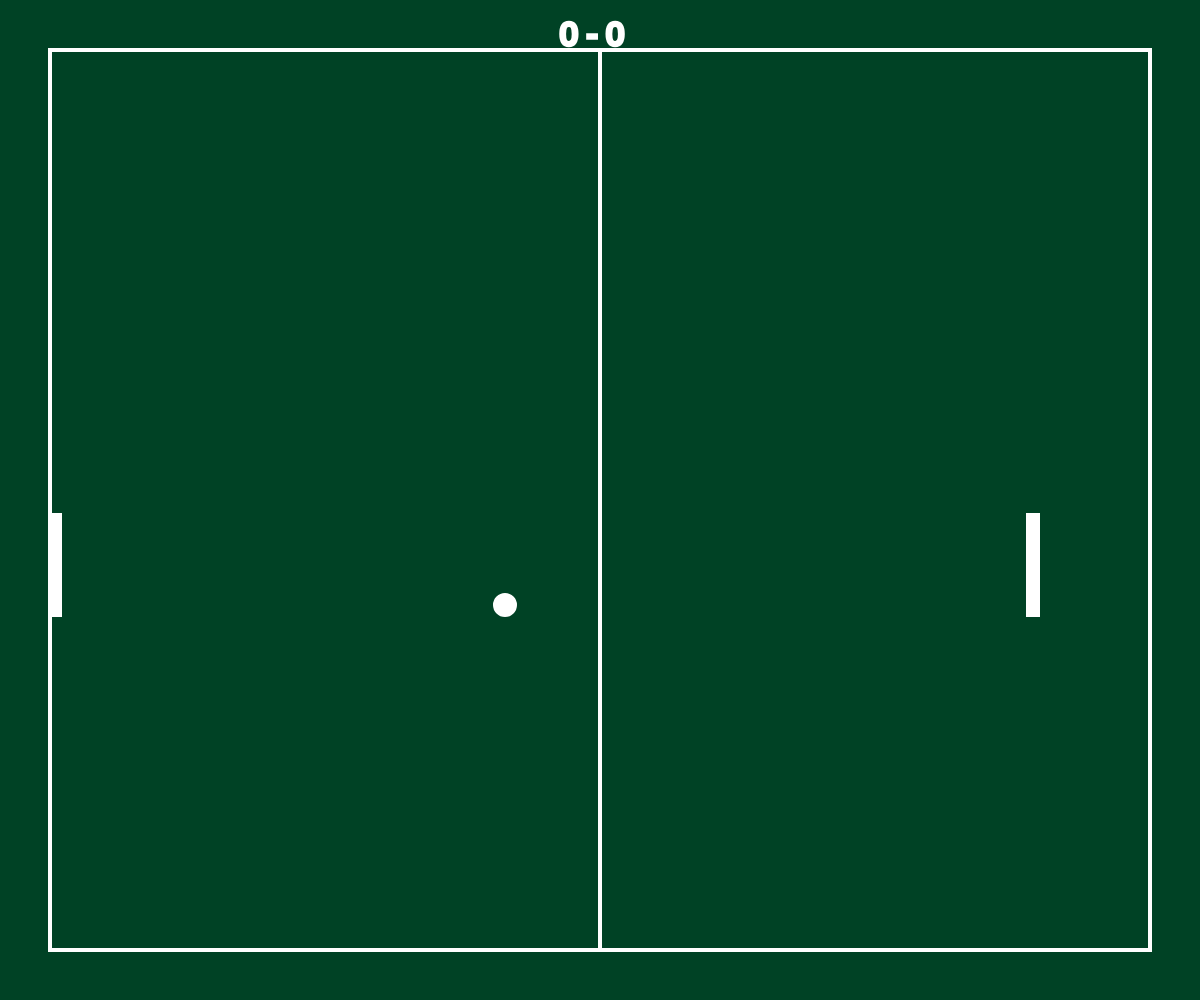
Frame 1 (no input)
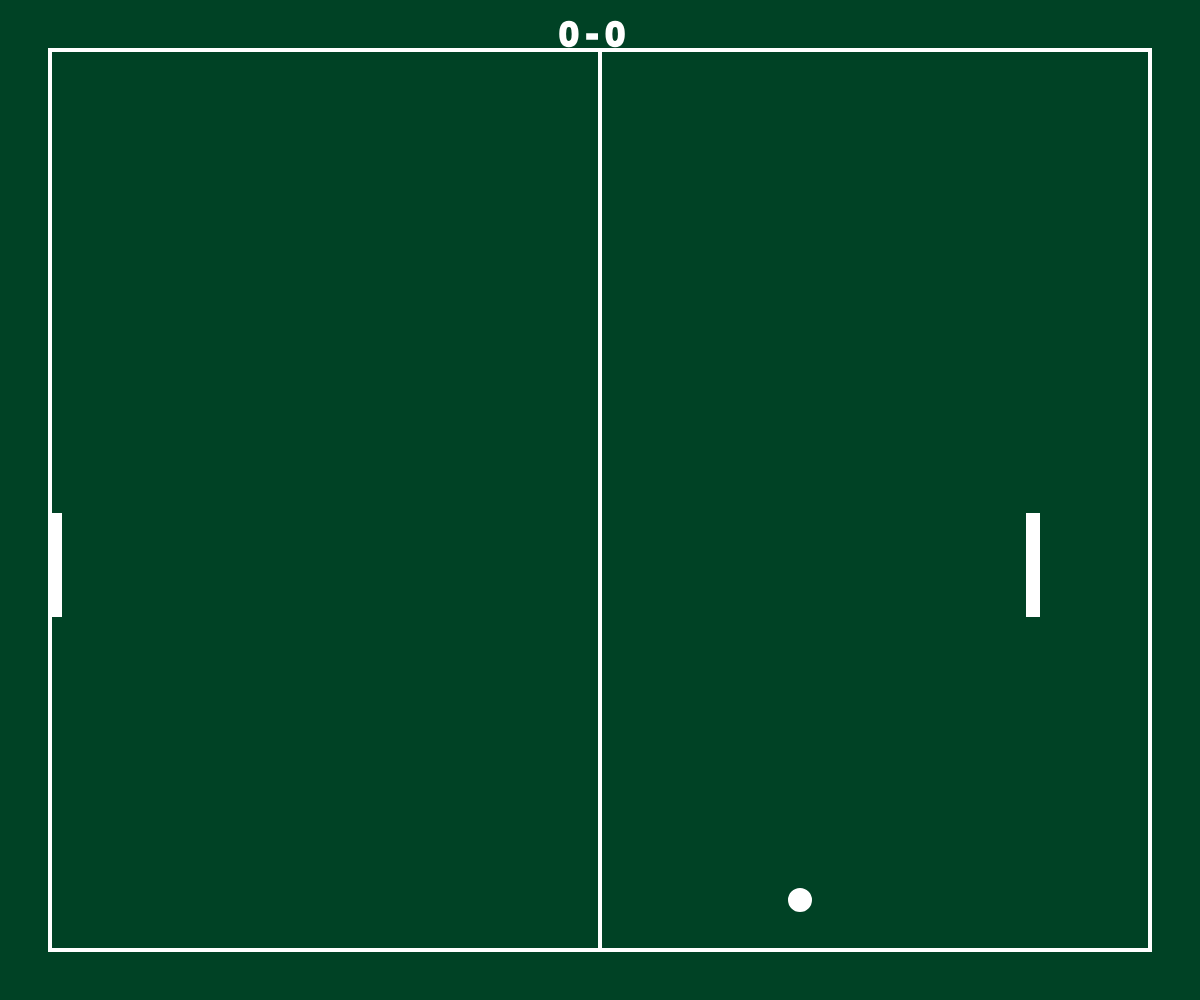
Frame 60 (no input)
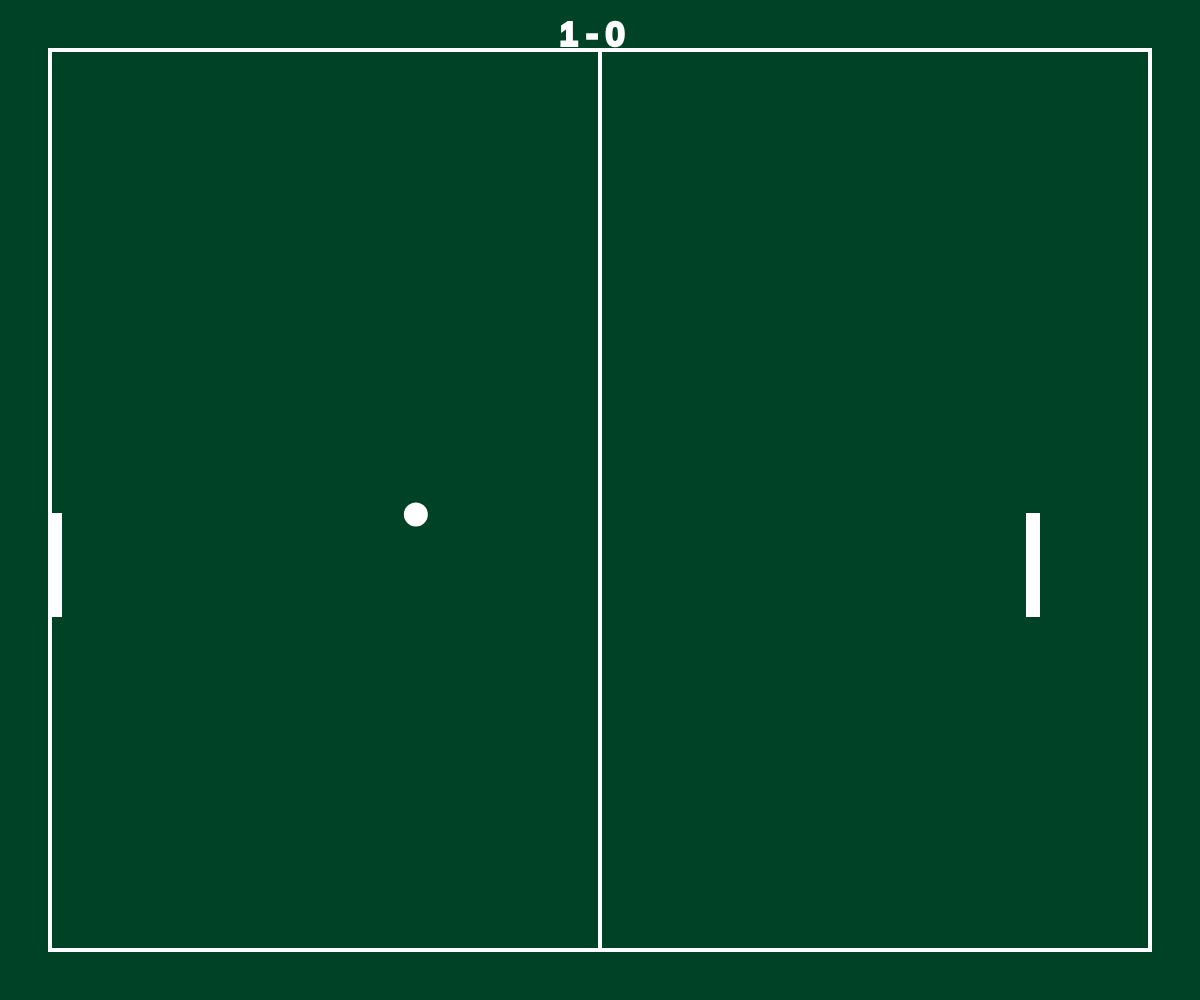
Frame 120 (the mouse pressed at the canvas centre since frame 60)

The p5.js sketch that drew these frames (run headless with seeded random() and noise() and a simulated clock; from frame 60 on, the mouse is pressed at the canvas centre):

// p5.js sketch
// ── sketch.js
let leftPaddle; // 左のパドルオブジェクト
let rightPaddle; // 右のパドルオブジェクト
let ball; // ボールオブジェクト
let leftScore = 0; // 左側の得点
let rightScore = 0; // 右側の得点
let gameIsOver = false; // ゲームが終了したかどうかを示すフラグ

function setup() {
  createCanvas(windowWidth,windowHeight); // ゲーム画面のキャンバスを作成
  leftPaddle = new Paddle(true); // 左のパドルを生成
  rightPaddle = new Paddle(false); // 右のパドルを生成
  ball = new Ball(); // ボールを生成
}

function draw() {
  background(0, 66, 37);

  // テニスコート風のデザインを描画
  stroke(255);
  strokeWeight(4);
  noFill();
  rect(50, 50, windowWidth - 100, windowHeight - 100); // コートの枠線
  line(windowWidth/ 2, 50, windowWidth / 2, windowHeight - 50); // コートの中央のネット

  if (!gameIsOver) {
    // ゲームが終了していない場合の処理
    leftPaddle.update(); // 左のパドルを更新
    rightPaddle.update(); // 右のパドルを更新
    ball.update(); // ボールを更新

    leftPaddle.show(); // 左のパドルを描画
    rightPaddle.show(); // 右のパドルを描画
    ball.show(); // ボールを描画

    textSize(32);
    fill(255);
    text(leftScore + " - " + rightScore, windowWidth / 2 - 40, 45); // 得点を表示

    // ボールが左のパドルに当たった場合、ボールの速度を反転させる
    if (ball.hits(leftPaddle)) {
      ball.xSpeed *= -1;
    }
    // ボールが右のパドルに当たった場合、ボールの速度を反転させる
    if (ball.hits(rightPaddle)) {
      ball.xSpeed *= -1;
    }

    // ボールが画面左端を越えた場合、右側の得点を増やし、ボールをリセットする
    if (ball.x < 0) {
      rightScore++;
      ball.reset();
    }
    // ボールが画面右端を越えた場合、左側の得点を増やし、ボールをリセットする
    if (ball.x > windowHeight) {
      leftScore++;
      ball.reset();
    }

    // 左側または右側の得点が10以上になった場合、ゲームを終了し、"Game finish!!"を表示する
    if (leftScore >= 10 || rightScore >= 10) {
      gameIsOver = true;
      textSize(64);
      fill(255);
      text("Game finish!!", windowHeight / 2 - 185, windowWidth / 2);
    }
  } else {
    // ゲームが終了した場合、"Game finish!!"を表示する
    textSize(64);
    fill(255);
    text("Game finish!!", windowHeight / 2 - 185, windowWidth / 2);
  }
}

// タッチ開始時の処理
function touchStarted() {
  if (touches.length > 0) {
    // 画面左半分をタッチした場合、左のパドルを移動
    if (touches[0].x < windowHeight / 2) {
      leftPaddle.move(-10); // 上に移動
    }
    // 画面右半分をタッチした場合、右のパドルを移動
    else {
      rightPaddle.move(-10); // 上に移動
    }
  }
  return false; // デフォルトのタッチ操作を無効にする
}

function touchMoved() {
  if (touches.length > 0) {
    // 画面左半分をタッチした場合、左のパドルを移動
    if (touches[0].x < windowHeight / 2) {
      leftPaddle.move(touches[0].y - pmouseY); // タッチの垂直移動を利用してパドルを移動
    }
    // 画面右半分をタッチした場合、右のパドルを移動
    else {
      rightPaddle.move(touches[0].y - pmouseY); // タッチの垂直移動を利用してパドルを移動
    }
  }
  return false; // デフォルトのタッチ操作を無効にする
}

// タッチ終了時の処理
function touchEnded() {
  // タッチ終了時にパドルの移動を停止
  leftPaddle.move(0);
  rightPaddle.move(0);
  return false; // デフォルトのタッチ操作を無効にする
}

// パドルクラスの定義
class Paddle {
  constructor(isLeft) {
    this.width = 100; // パドルの幅
    this.height = 10; // パドルの高さ
    this.isLeft = isLeft; // 左側のパドルかどうかのフラグ
    this.y = windowWidth / 2 - this.height / 2-80; // パドルの初期位置（垂直方向）
    //this.y = this.height / 2 - this.windowWidth / 2; // パドルの初期位置（垂直方向）
    this.ySpeed = 0; // パドルの垂直速度
    this.score = 0; // パドルの得点
  }

  show() {
    fill(255);
  　rect(this.isLeft ? 50 : windowHeight - this.width + 128, this.y, this.height, this.width); // パドルを描画
  }

  update() {
    this.y += this.ySpeed; // パドルの位置を更新
    //this.y = constrain(this.y, 50, this.height-windowWidth - 50); // パドルがコート内に収まるように制限
    this.y = constrain(this.y, 50, windowWidth - this.height); // パドルがコート内に収まるように制限
  }

  move(dir) {
    this.ySpeed = dir; // パドルの垂直速度を設定して移動
  }
}

// ボールクラスの定義
class Ball {
  constructor() {
    this.size = 20; // ボールの直径
    this.x = windowHeight / 2; // ボールの初期位置（水平方向）
    this.y = windowWidth / 2; // ボールの初期位置（垂直方向）
    this.xSpeed = 5; // ボールの水平速度
    this.ySpeed = 5; // ボールの垂直速度
  }

  show() {
    fill(255);
    ellipse(this.x, this.y, this.size); // ボールを描画
  }

  update() {
    this.x += this.xSpeed; // ボールの位置を更新（水平方向）
    this.y += this.ySpeed; // ボールの位置を更新（垂直方向）

    // ボールが画面の上端または下端に当たった場合、垂直速度を反転
    if (this.y < 50 || this.y > windowWidth - 50) {
      this.ySpeed *= -1;
    }
  }

  // ボールがパドルに当たったかどうかを判定
  hits(paddle) {
    if (this.x > (paddle.isLeft ? 50 : windowHeight - paddle.width - 50) && this.x < (paddle.isLeft ? 50 + paddle.width : windowHeight - 50)) {
      if (this.y > paddle.y && this.y < paddle.y + paddle.height) {
        return true; // ボールがパドルに当たった場合、trueを返す
      }
    }
    return false; // ボールがパドルに当たらなかった場合、falseを返す
  }

  // ボールをリセット
  reset() {
    this.x = windowHeight / 2; // ボールの初期位置（水平方向）
    this.y = windowWidth / 2; // ボールの初期位置（垂直方向）
    this.xSpeed = random(3, 5) * (random() > 0.5 ? 1 : -1); // ボールの水平速度をランダムに設定
    this.ySpeed = random(3, 5) * (random() > 0.5 ? 1 : -1); // ボールの垂直速度をランダムに設定
  }
}
